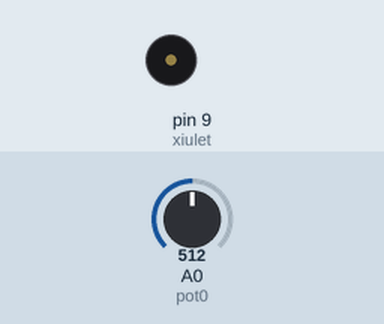
The sketch below on a simulated Arduino Uno, built with avr-gcc and run on an emulated ATmega328P. On the bench: buzzer (waves = sounding). Inputs (shaded band) come from the test bench; at power-on: A0 (pot0) = 512.

Above: at 1.8 s.
1.9 s: A0 (pot0) set to 306
At 2.2 s:
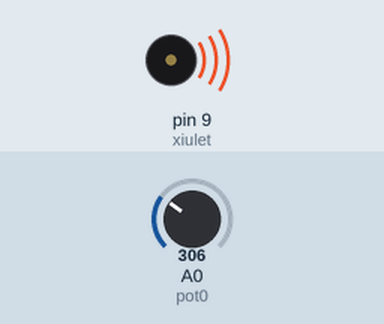
At 3.5 s:
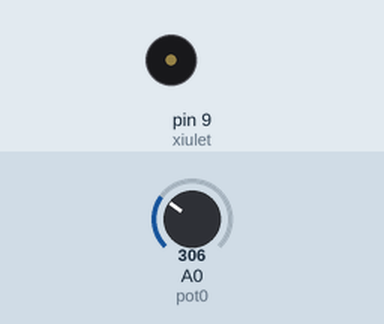
5.4 s: A0 (pot0) set to 122
Timing chart, 0 to 14.9 s (numbered marks = the images above; inputs shaded):
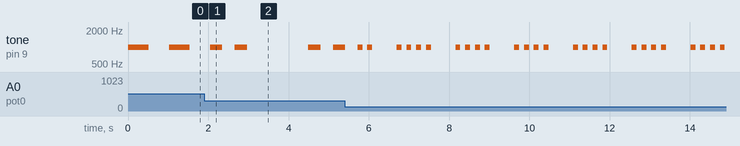

The sketch:

009_EXERCICI_03.ino
```cpp
/**********************************************************************************************************************
**                                                                                                                   **
**                                                              TÍTOL: 009_EXERCICI_03                               **
**                                                                                                                   **
**                                                                                                                   **
**  NOM: AYOUB BENCHINE DOGHMI                                                                      DATA: 14/01/2022 **
**********************************************************************************************************************/
//****************************************************** INCLUDE ******************************************************


//****************************************************** VARIABLES ****************************************************
const byte xiulet = 9;        // donar nom al pin 9 de l’Arduino
const byte pot0 = A0;         // donar nom al pin A0 de l’Arduino
int valPot0;                 // guardar valor del potenciometre

//****************************************************** SETUP ********************************************************
void setup()
{
  pinMode(xiulet, OUTPUT);   // definir el pin 9 com una sortida
}

//****************************************************** LOOP *********************************************************
void loop()
{
  valPot0 = analogRead(pot0);    // llegir valor potenciòmetre

  tone(xiulet, 1000, valPot0);    // xiulet de durada valPot0
  delay(2*valPot0);              // esperar valPot0 del xiulet + valPot0 silenci

  valPot0 = analogRead(pot0);    // llegir valor potenciòmetre

  tone(xiulet, 1000, valPot0);    // xiulet de durada valPot0
  delay(2*valPot0);              // esperar valPot0 del xiulet + valPot0 silenci

  valPot0 = analogRead(pot0);    // llegir valor potenciòmetre

  tone(xiulet, 1000, valPot0);    // xiulet de durada valPot0
  delay(2*valPot0);              // esperar valPot0 del xiulet + valPot0 silenci

  valPot0 = analogRead(pot0);    // llegir valor potenciòmetre

  tone(xiulet, 1000, valPot0);    // xiulet de durada valPot0
  delay(6*valPot0);              // esperar valPot0 del xiulet + valPot0 silenci
}

//****************************************************** FUNCIONS *****************************************************
```

Measured:
- by itself, tone on pin 9 (xiulet): repeats every 1.5 s: 1000 Hz 0.12 s, silent 0.12 s, 1000 Hz 0.12 s, silent 0.61 s, 2 × (1000 Hz 0.12 s, silent 0.12 s)
